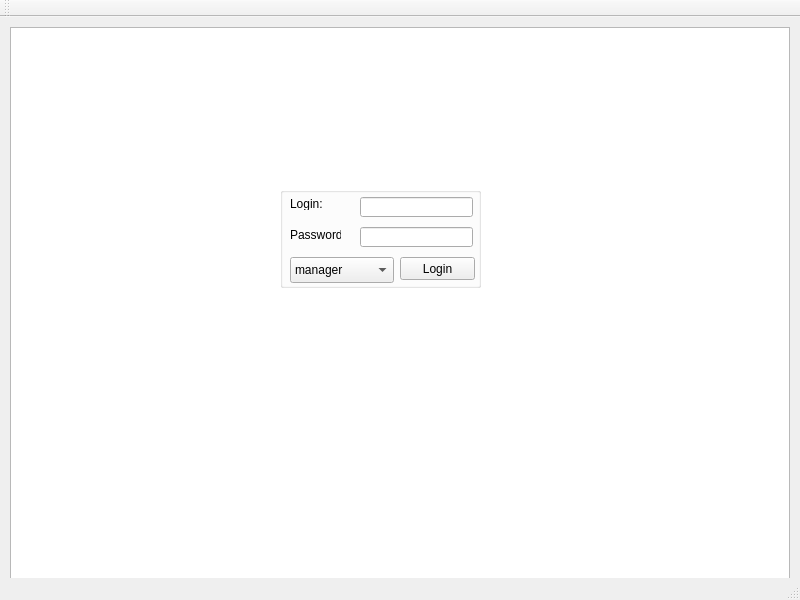
<?xml version="1.0" encoding="UTF-8"?>
<ui version="4.0">
 <class>MainWindow</class>
 <widget class="QMainWindow" name="MainWindow">
  <property name="geometry">
   <rect>
    <x>0</x>
    <y>0</y>
    <width>800</width>
    <height>600</height>
   </rect>
  </property>
  <property name="windowTitle">
   <string>MainWindow</string>
  </property>
  <widget class="QWidget" name="centralWidget">
   <widget class="QListView" name="listView">
    <property name="geometry">
     <rect>
      <x>10</x>
      <y>10</y>
      <width>780</width>
      <height>580</height>
     </rect>
    </property>
   </widget>
   <widget class="QGroupBox" name="groupBox">
    <property name="geometry">
     <rect>
      <x>280</x>
      <y>170</y>
      <width>201</width>
      <height>101</height>
     </rect>
    </property>
    <property name="title">
     <string/>
    </property>
    <widget class="QLabel" name="label">
     <property name="geometry">
      <rect>
       <x>10</x>
       <y>10</y>
       <width>47</width>
       <height>13</height>
      </rect>
     </property>
     <property name="text">
      <string>Login:</string>
     </property>
    </widget>
    <widget class="QLabel" name="label_2">
     <property name="geometry">
      <rect>
       <x>10</x>
       <y>40</y>
       <width>51</width>
       <height>16</height>
      </rect>
     </property>
     <property name="text">
      <string>Password:</string>
     </property>
    </widget>
    <widget class="QLineEdit" name="lineEdit_Login">
     <property name="geometry">
      <rect>
       <x>80</x>
       <y>10</y>
       <width>113</width>
       <height>20</height>
      </rect>
     </property>
    </widget>
    <widget class="QLineEdit" name="lineEdit_Password">
     <property name="geometry">
      <rect>
       <x>80</x>
       <y>40</y>
       <width>113</width>
       <height>20</height>
      </rect>
     </property>
    </widget>
    <widget class="QPushButton" name="LoginButton">
     <property name="geometry">
      <rect>
       <x>120</x>
       <y>70</y>
       <width>75</width>
       <height>23</height>
      </rect>
     </property>
     <property name="text">
      <string>Login</string>
     </property>
    </widget>
    <widget class="QComboBox" name="comboBox">
     <property name="geometry">
      <rect>
       <x>10</x>
       <y>70</y>
       <width>104</width>
       <height>26</height>
      </rect>
     </property>
     <item>
      <property name="text">
       <string>manager</string>
      </property>
     </item>
     <item>
      <property name="text">
       <string>developer</string>
      </property>
     </item>
     <item>
      <property name="text">
       <string>client</string>
      </property>
     </item>
    </widget>
   </widget>
  </widget>
  <widget class="QMenuBar" name="menuBar">
   <property name="geometry">
    <rect>
     <x>0</x>
     <y>0</y>
     <width>800</width>
     <height>22</height>
    </rect>
   </property>
  </widget>
  <widget class="QToolBar" name="mainToolBar">
   <attribute name="toolBarArea">
    <enum>TopToolBarArea</enum>
   </attribute>
   <attribute name="toolBarBreak">
    <bool>false</bool>
   </attribute>
  </widget>
  <widget class="QStatusBar" name="statusBar"/>
 </widget>
 <layoutdefault spacing="6" margin="11"/>
 <resources/>
 <connections/>
</ui>
